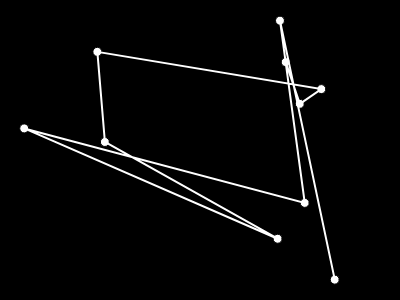
Frame 1 (no input)
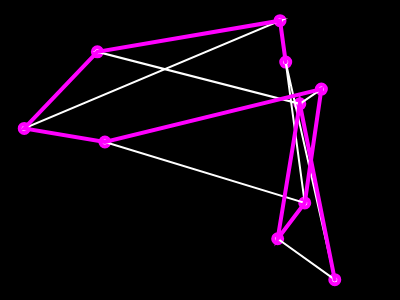
Frame 60 (no input)
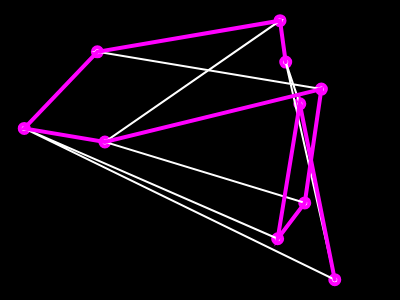
Frame 120 (the mouse pressed at the canvas centre since frame 60)

The p5.js sketch that drew these frames (run headless with seeded random() and noise() and a simulated clock; from frame 60 on, the mouse is pressed at the canvas centre):

// p5.js sketch
// ── sketch.js
var cities = []

var totalCities

var recordDistance

var bestEver

function setup (){ 
    createCanvas(400,300)

    totalCities = 10

    bestEver = cities.slice()

    for(let i= 0; i<totalCities ;++i){
        let v = createVector(random(width),random(height))
        cities[i] = v
    }

    let d = calcDistance(cities)
    recordDistance = d
}

function draw(){
    background(0)

    fill (255)
    for(let i= 0; i<cities.length ;++i){
        ellipse(cities[i].x, cities[i].y,9,9)
    }

    stroke (255)
    strokeWeight(2)
    noFill ()
    beginShape()
    for(let i= 0; i<cities.length ;++i){
        vertex(cities[i].x, cities[i].y)
    }
    endShape()


    stroke (255,0,255)
    strokeWeight(4)
    noFill ()
    beginShape()
    for(let i= 0; i<bestEver.length ;++i){
        vertex(bestEver[i].x, bestEver[i].y)
    }
    endShape()


    swap(cities,floor (random(cities.length)), floor(random(cities.length)))

    let d = calcDistance(cities)

    if (d < recordDistance) {
        recordDistance = d
        bestEver = cities.slice()
    }

}

function swap (a, i,j){
    let temp = a[i]
    a[i] = a[j]
    a[j] = temp
}

function calcDistance(points){
    let sum = 0

    for(let i=0; i <points.length-1; ++i){
        var d =dist(points[i].x, points[i].y,points[i+1].x,points[i+1].y)
        sum += d
    }

    return sum
}
